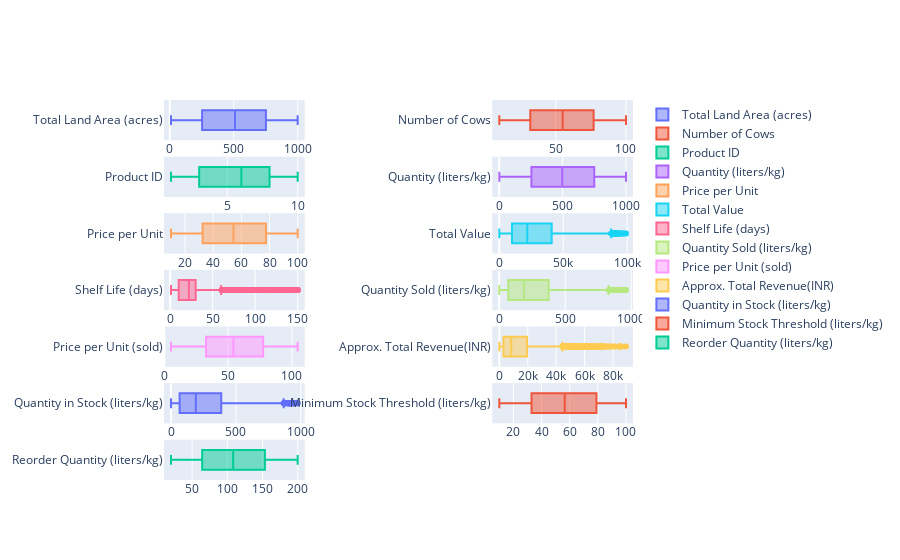

Here is the notebook cell this chart was saved with:
### Markdown cell above
### Outliers

### Code cell
fig = make_subplots(rows=7, cols=2, horizontal_spacing=0.4)
for i, column in enumerate(num_f.columns):
    row = i // 2 + 1
    col = i % 2 + 1
    trace = go.Box(x=num_f[column], name=column)
    fig.add_trace(trace, row=row, col=col)
fig.show()

### Figure 1 — Plotly figure (JSON) as saved in the notebook; plotly's stock layout.template omitted (floating-point values rounded to 4 significant figures; data arrays with more than 128 entries replaced by an {"elided": "..."} marker saying what was removed)
{"data": [{"name": "Total Land Area (acres)", "type": "box", "x": {"elided": "4325 float values"}, "xaxis": "x", "yaxis": "y"}, {"name": "Number of Cows", "type": "box", "x": {"elided": "4325 int values"}, "xaxis": "x2", "yaxis": "y2"}, {"name": "Product ID", "type": "box", "x": {"elided": "4325 int values"}, "xaxis": "x3", "yaxis": "y3"}, {"name": "Quantity (liters/kg)", "type": "box", "x": {"elided": "4325 float values"}, "xaxis": "x4", "yaxis": "y4"}, {"name": "Price per Unit", "type": "box", "x": {"elided": "4325 float values"}, "xaxis": "x5", "yaxis": "y5"}, {"name": "Total Value", "type": "box", "x": {"elided": "4325 float values"}, "xaxis": "x6", "yaxis": "y6"}, {"name": "Shelf Life (days)", "type": "box", "x": {"elided": "4325 int values"}, "xaxis": "x7", "yaxis": "y7"}, {"name": "Quantity Sold (liters/kg)", "type": "box", "x": {"elided": "4325 int values"}, "xaxis": "x8", "yaxis": "y8"}, {"name": "Price per Unit (sold)", "type": "box", "x": {"elided": "4325 float values"}, "xaxis": "x9", "yaxis": "y9"}, {"name": "Approx. Total Revenue(INR)", "type": "box", "x": {"elided": "4325 float values"}, "xaxis": "x10", "yaxis": "y10"}, {"name": "Quantity in Stock (liters/kg)", "type": "box", "x": {"elided": "4325 int values"}, "xaxis": "x11", "yaxis": "y11"}, {"name": "Minimum Stock Threshold (liters/kg)", "type": "box", "x": {"elided": "4325 float values"}, "xaxis": "x12", "yaxis": "y12"}, {"name": "Reorder Quantity (liters/kg)", "type": "box", "x": {"elided": "4325 float values"}, "xaxis": "x13", "yaxis": "y13"}], "layout": {"xaxis": {"anchor": "y", "domain": [0, 0.3]}, "xaxis10": {"anchor": "y10", "domain": [0.7, 1]}, "xaxis11": {"anchor": "y11", "domain": [0, 0.3]}, "xaxis12": {"anchor": "y12", "domain": [0.7, 1]}, "xaxis13": {"anchor": "y13", "domain": [0, 0.3]}, "xaxis14": {"anchor": "y14", "domain": [0.7, 1]}, "xaxis2": {"anchor": "y2", "domain": [0.7, 1]}, "xaxis3": {"anchor": "y3", "domain": [0, 0.3]}, "xaxis4": {"anchor": "y4", "domain": [0.7, 1]}, "xaxis5": {"anchor": "y5", "domain": [0, 0.3]}, "xaxis6": {"anchor": "y6", "domain": [0.7, 1]}, "xaxis7": {"anchor": "y7", "domain": [0, 0.3]}, "xaxis8": {"anchor": "y8", "domain": [0.7, 1]}, "xaxis9": {"anchor": "y9", "domain": [0, 0.3]}, "yaxis": {"anchor": "x", "domain": [0.8939, 1]}, "yaxis10": {"anchor": "x10", "domain": [0.298, 0.4041]}, "yaxis11": {"anchor": "x11", "domain": [0.149, 0.2551]}, "yaxis12": {"anchor": "x12", "domain": [0.149, 0.2551]}, "yaxis13": {"anchor": "x13", "domain": [0, 0.1061]}, "yaxis14": {"anchor": "x14", "domain": [0, 0.1061]}, "yaxis2": {"anchor": "x2", "domain": [0.8939, 1]}, "yaxis3": {"anchor": "x3", "domain": [0.7449, 0.851]}, "yaxis4": {"anchor": "x4", "domain": [0.7449, 0.851]}, "yaxis5": {"anchor": "x5", "domain": [0.5959, 0.702]}, "yaxis6": {"anchor": "x6", "domain": [0.5959, 0.702]}, "yaxis7": {"anchor": "x7", "domain": [0.4469, 0.5531]}, "yaxis8": {"anchor": "x8", "domain": [0.4469, 0.5531]}, "yaxis9": {"anchor": "x9", "domain": [0.298, 0.4041]}}}
